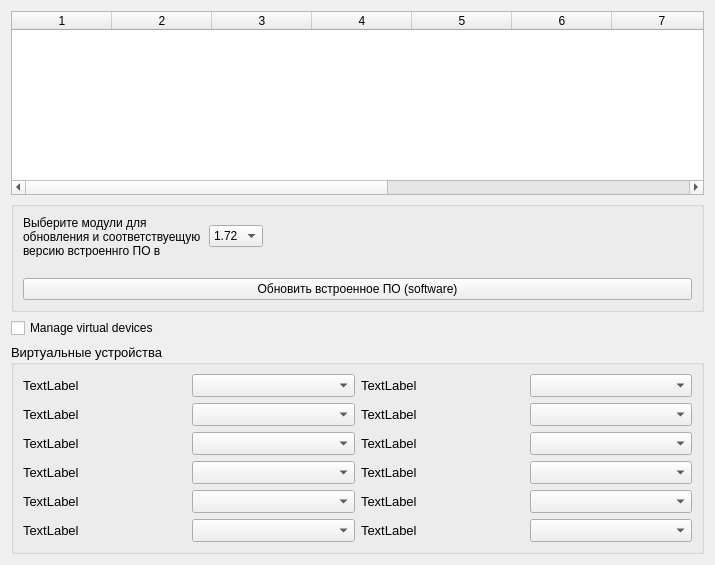
          <widget class="QWidget" name="scrollAreaWidgetContents_3">
           <property name="geometry">
            <rect>
             <x>0</x>
             <y>0</y>
             <width>715</width>
             <height>565</height>
            </rect>
           </property>
           <layout class="QVBoxLayout" name="verticalLayout_15">
            <item>
             <layout class="QVBoxLayout" name="verticalLayout_14">
              <item>
               <layout class="QVBoxLayout" name="verticalLayout_13">
                <item>
                 <widget class="QTableWidget" name="tableWidget_3">
                  <column>
                   <property name="text">
                    <string>1</string>
                   </property>
                  </column>
                  <column>
                   <property name="text">
                    <string>2</string>
                   </property>
                  </column>
                  <column>
                   <property name="text">
                    <string>3</string>
                   </property>
                  </column>
                  <column>
                   <property name="text">
                    <string>4</string>
                   </property>
                  </column>
                  <column>
                   <property name="text">
                    <string>5</string>
                   </property>
                  </column>
                  <column>
                   <property name="text">
                    <string>6</string>
                   </property>
                  </column>
                  <column>
                   <property name="text">
                    <string>7</string>
                   </property>
                  </column>
                  <column>
                   <property name="text">
                    <string>8</string>
                   </property>
                  </column>
                  <column>
                   <property name="text">
                    <string>9</string>
                   </property>
                  </column>
                  <column>
                   <property name="text">
                    <string>11</string>
                   </property>
                  </column>
                  <column>
                   <property name="text">
                    <string>12</string>
                   </property>
                  </column>
                 </widget>
                </item>
                <item>
                 <widget class="QGroupBox" name="groupBox">
                  <layout class="QFormLayout" name="formLayout_3">
                   <item row="0" column="0">
                    <layout class="QHBoxLayout" name="horizontalLayout_9">
                     <item>
                      <widget class="QLabel" name="label_19">
                       <property name="minimumSize">
                        <size>
                         <width>180</width>
                         <height>41</height>
                        </size>
                       </property>
                       <property name="text">
                        <string>Выберите модули для обновления и соответствуещую версию встроеннго ПО в таблице</string>
                       </property>
                       <property name="wordWrap">
                        <bool>true</bool>
                       </property>
                       <property name="openExternalLinks">
                        <bool>false</bool>
                       </property>
                      </widget>
                     </item>
                     <item>
                      <widget class="QComboBox" name="comboBox_4">
                       <item>
                        <property name="text">
                         <string>1.72</string>
                        </property>
                       </item>
                      </widget>
                     </item>
                    </layout>
                   </item>
                   <item row="1" column="0" colspan="2">
                    <widget class="QPushButton" name="pushButton_4">
                     <property name="minimumSize">
                      <size>
                       <width>593</width>
                       <height>0</height>
                      </size>
                     </property>
                     <property name="text">
                      <string>Обновить встроенное ПО (software)</string>
                     </property>
                    </widget>
                   </item>
                  </layout>
                 </widget>
                </item>
               </layout>
              </item>
              <item>
               <widget class="QCheckBox" name="checkBox_4">
                <property name="text">
                 <string>Manage virtual devices</string>
                </property>
               </widget>
              </item>
             </layout>
            </item>
            <item>
             <widget class="QGroupBox" name="groupBox_8">
              <property name="font">
               <font>
                <pointsize>10</pointsize>
               </font>
              </property>
              <property name="title">
               <string>Виртуальные устройства</string>
              </property>
              <property name="flat">
               <bool>true</bool>
              </property>
              <property name="checkable">
               <bool>false</bool>
              </property>
              <property name="checked">
               <bool>false</bool>
              </property>
              <layout class="QVBoxLayout" name="verticalLayout_17">
               <item>
                <layout class="QVBoxLayout" name="verticalLayout_16">
                 <item>
                  <layout class="QHBoxLayout" name="horizontalLayout_32">
                   <item>
                    <layout class="QHBoxLayout" name="horizontalLayout_33">
                     <item>
                      <widget class="QLabel" name="label_31">
                       <property name="minimumSize">
                        <size>
                         <width>75</width>
                         <height>0</height>
                        </size>
                       </property>
                       <property name="text">
                        <string>TextLabel</string>
                       </property>
                      </widget>
                     </item>
                     <item>
                      <widget class="QComboBox" name="comboBox_23"/>
                     </item>
                    </layout>
                   </item>
                   <item>
                    <layout class="QHBoxLayout" name="horizontalLayout_34">
                     <item>
                      <widget class="QLabel" name="label_32">
                       <property name="minimumSize">
                        <size>
                         <width>75</width>
                         <height>0</height>
                        </size>
                       </property>
                       <property name="text">
                        <string>TextLabel</string>
                       </property>
                      </widget>
                     </item>
                     <item>
                      <widget class="QComboBox" name="comboBox_24"/>
                     </item>
                    </layout>
                   </item>
                  </layout>
                 </item>
                 <item>
                  <layout class="QHBoxLayout" name="horizontalLayout_26">
                   <item>
                    <layout class="QHBoxLayout" name="horizontalLayout_27">
                     <item>
                      <widget class="QLabel" name="label_27">
                       <property name="minimumSize">
                        <size>
                         <width>75</width>
                         <height>0</height>
                        </size>
                       </property>
                       <property name="text">
                        <string>TextLabel</string>
                       </property>
                      </widget>
                     </item>
                     <item>
                      <widget class="QComboBox" name="comboBox_19"/>
                     </item>
                    </layout>
                   </item>
                   <item>
                    <layout class="QHBoxLayout" name="horizontalLayout_28">
                     <item>
                      <widget class="QLabel" name="label_28">
                       <property name="minimumSize">
                        <size>
                         <width>75</width>
                         <height>0</height>
                        </size>
                       </property>
                       <property name="text">
                        <string>TextLabel</string>
                       </property>
                      </widget>
                     </item>
                     <item>
                      <widget class="QComboBox" name="comboBox_20"/>
                     </item>
                    </layout>
                   </item>
                  </layout>
                 </item>
                 <item>
                  <layout class="QHBoxLayout" name="horizontalLayout_29">
                   <item>
                    <layout class="QHBoxLayout" name="horizontalLayout_30">
                     <item>
                      <widget class="QLabel" name="label_29">
                       <property name="minimumSize">
                        <size>
                         <width>75</width>
                         <height>0</height>
                        </size>
                       </property>
                       <property name="text">
                        <string>TextLabel</string>
                       </property>
                      </widget>
                     </item>
                     <item>
                      <widget class="QComboBox" name="comboBox_21"/>
                     </item>
                    </layout>
                   </item>
                   <item>
                    <layout class="QHBoxLayout" name="horizontalLayout_31">
                     <item>
                      <widget class="QLabel" name="label_30">
                       <property name="minimumSize">
                        <size>
                         <width>75</width>
                         <height>0</height>
                        </size>
                       </property>
                       <property name="text">
                        <string>TextLabel</string>
                       </property>
                      </widget>
                     </item>
                     <item>
                      <widget class="QComboBox" name="comboBox_22"/>
                     </item>
                    </layout>
                   </item>
                  </layout>
                 </item>
                 <item>
                  <layout class="QHBoxLayout" name="horizontalLayout_19">
                   <item>
                    <layout class="QHBoxLayout" name="horizontalLayout_18">
                     <item>
                      <widget class="QLabel" name="label_21">
                       <property name="minimumSize">
                        <size>
                         <width>75</width>
                         <height>0</height>
                        </size>
                       </property>
                       <property name="text">
                        <string>TextLabel</string>
                       </property>
                      </widget>
                     </item>
                     <item>
                      <widget class="QComboBox" name="comboBox_12"/>
                     </item>
                    </layout>
                   </item>
                   <item>
                    <layout class="QHBoxLayout" name="horizontalLayout_10">
                     <item>
                      <widget class="QLabel" name="label_20">
                       <property name="minimumSize">
                        <size>
                         <width>75</width>
                         <height>0</height>
                        </size>
                       </property>
                       <property name="text">
                        <string>TextLabel</string>
                       </property>
                      </widget>
                     </item>
                     <item>
                      <widget class="QComboBox" name="comboBox_11"/>
                     </item>
                    </layout>
                   </item>
                  </layout>
                 </item>
                 <item>
                  <layout class="QHBoxLayout" name="horizontalLayout_20">
                   <item>
                    <layout class="QHBoxLayout" name="horizontalLayout_21">
                     <item>
                      <widget class="QLabel" name="label_22">
                       <property name="minimumSize">
                        <size>
                         <width>75</width>
                         <height>0</height>
                        </size>
                       </property>
                       <property name="text">
                        <string>TextLabel</string>
                       </property>
                      </widget>
                     </item>
                     <item>
                      <widget class="QComboBox" name="comboBox_13"/>
                     </item>
                    </layout>
                   </item>
                   <item>
                    <layout class="QHBoxLayout" name="horizontalLayout_22">
                     <item>
                      <widget class="QLabel" name="label_23">
                       <property name="minimumSize">
                        <size>
                         <width>75</width>
                         <height>0</height>
                        </size>
                       </property>
                       <property name="text">
                        <string>TextLabel</string>
                       </property>
                      </widget>
                     </item>
                     <item>
                      <widget class="QComboBox" name="comboBox_14"/>
                     </item>
                    </layout>
                   </item>
                  </layout>
                 </item>
                 <item>
                  <layout class="QHBoxLayout" name="horizontalLayout_23">
                   <item>
                    <layout class="QHBoxLayout" name="horizontalLayout_24">
                     <item>
                      <widget class="QLabel" name="label_24">
                       <property name="minimumSize">
                        <size>
                         <width>75</width>
                         <height>0</height>
                        </size>
                       </property>
                       <property name="text">
                        <string>TextLabel</string>
                       </property>
                      </widget>
                     </item>
                     <item>
                      <widget class="QComboBox" name="comboBox_15"/>
                     </item>
                    </layout>
                   </item>
                   <item>
                    <layout class="QHBoxLayout" name="horizontalLayout_25">
                     <item>
                      <widget class="QLabel" name="label_26">
                       <property name="minimumSize">
                        <size>
                         <width>75</width>
                         <height>0</height>
                        </size>
                       </property>
                       <property name="text">
                        <string>TextLabel</string>
                       </property>
                      </widget>
                     </item>
                     <item>
                      <widget class="QComboBox" name="comboBox_18"/>
                     </item>
                    </layout>
                   </item>
                  </layout>
                 </item>
                </layout>
               </item>
              </layout>
             </widget>
            </item>
           </layout>
          </widget>
